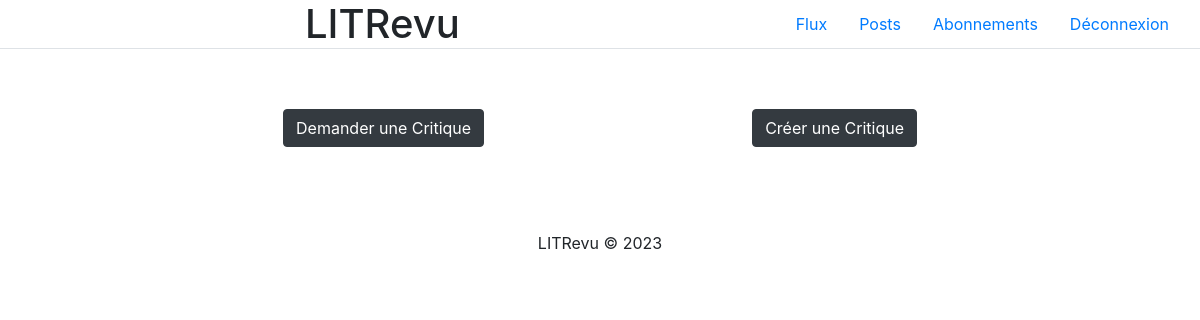
/flux/ (signed in), run on an earlier commit of the app's database.
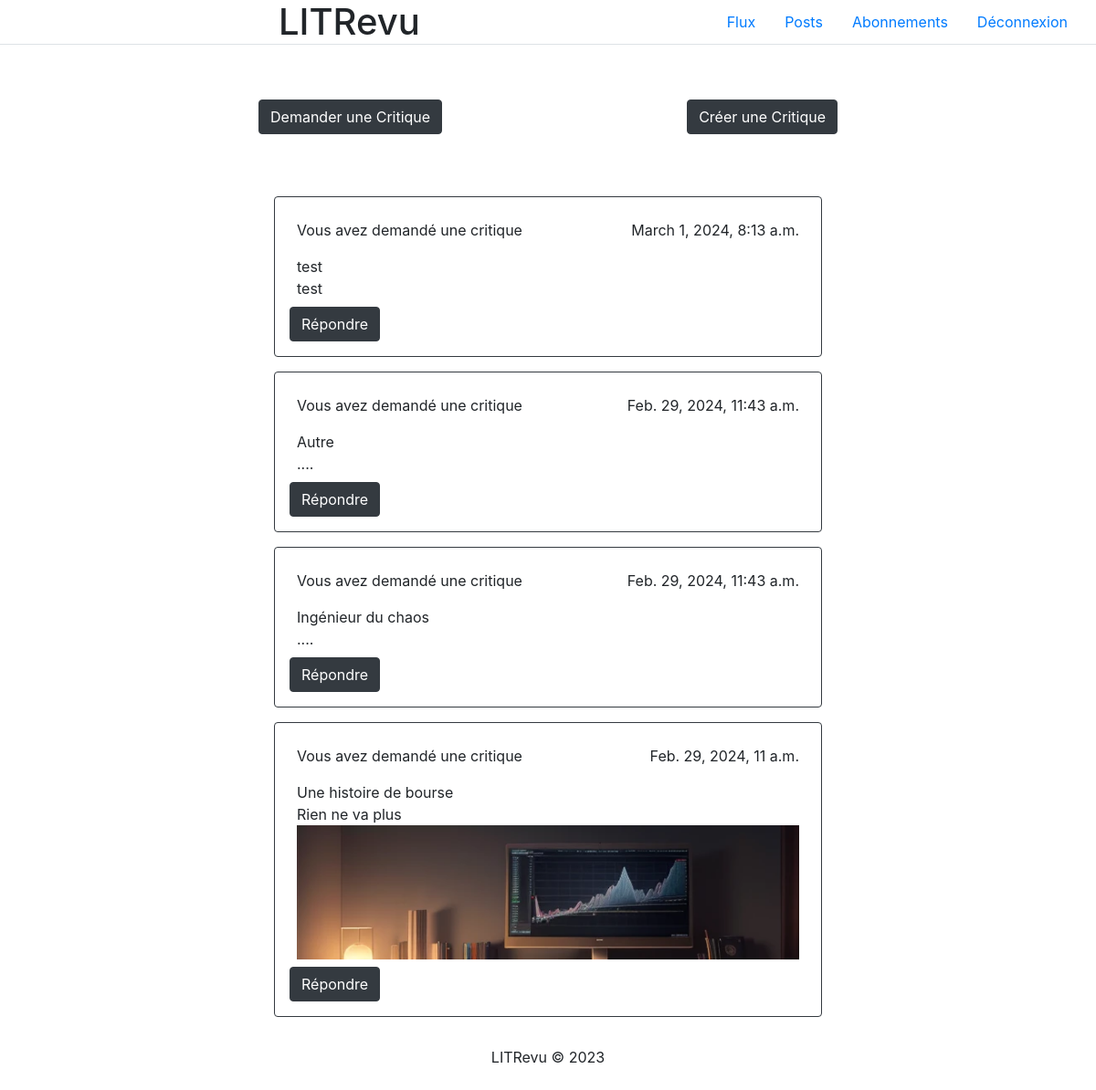
And on a later commit of the database.
### LITReview/models.py (models this page shows)
class Ticket(models.Model):
    title = models.CharField(max_length=128)
    description = models.TextField(max_length=2048)
    user = models.ForeignKey(User, on_delete=models.CASCADE)
    images = models.ImageField(null=True, blank=True, upload_to='images/')
    time_created = models.DateTimeField(auto_now_add=True)

### LITReview/views.py (the view, shortened to what this page needs)
# urls.py: path('flux/', views.Flux.as_view(), name='flux'),
class Flux(LoginRequiredMixin, View):
    login_url = '/'
    def get(self, request):
        user_follows = UserFollows.objects.filter(user=request.user)
        user_tickets = Ticket.objects.filter(Q(user=request.user) | Q(user__followed_by__user=request.user))
        user_reviews = Review.objects.filter(Q(user=request.user) | Q(user__followed_by__user=request.user))
        ticket_critique = []
        ticket_only = []
        Ticket.objects.all().annotate(
            is_associated=Exists(Review.objects.filter(ticket=OuterRef('pk')))
        )
        for ticket in user_tickets:
            if not Review.objects.filter(ticket=ticket):
                ticket_only.append(ticket)
            else:
                ticket_critique.append(Review.objects.get(ticket=ticket))
        for ticket in ticket_only:
            ticket.type = "ticket"
        for review in ticket_critique:
            review.type = "ticket_critique"
        flux = list(ticket_only) + list(ticket_critique)
        flux.sort(key=lambda x: x.time_created, reverse=True)
        return render(request, 'LITReview/flux.html', {'flux': flux})

### LITReview/templates/LITReview/flux.html (shortened to what this page needs)
<!DOCTYPE html>
<html lang="en">
    {% include 'LITReview/partials/head.html' %}
<body>
    {% include 'LITReview/partials/header.html' %}
    <div class="container-fluid d-flex" style="justify-content: space-evenly; margin-block: 5%;">
        <div class="proposition">
            <button type="button" class="btn btn-dark">
                <a href="{% url 'demande_critique' %}" class="text-white">Demander une Critique</a>
            </button>
        </div>
        <div class="demande">
            <button type="button" class="btn btn-dark">
                <a href="{% url 'demande_ticket' %}" class="text-white">Créer une Critique</a>
            </button>
        </div>
    </div>
    <div class="flux d-flex flex-column align-items-center">
        {% for item in flux %}
            {% if item.type == "ticket" %}
                <div class="publication border border-dark rounded p-3 w-50 m-2">
                    <div class="publication-user d-flex justify-content-between  p-2">
                        <span>{% if item.user == user %}Vous avez demandé une critique{% else %}{{ item.user }} a demandé une critique{% endif %}</span>
                        <span>{{ item.time_created }}</span>
                    </div>
                    <div class="publication-content  p-2">
                        <div>{{ item.title }}</div>
                        <div>{{ item.description }}</div>
                        {% if item.images %}
                            <img src="{{ item.images.url }}" alt="Image du ticket" class="img-fluid">
                        {% endif %}
                    </div>
                    {% if not item.is_associated %}
                        <button type="button" class="btn btn-dark">
                            <a href="{% url 'reponse_ticket' item.id %}" class="text-white">Répondre</a>
                        </button>
                    {% endif %}
                </div>
            {% endif %}
        {% endfor %}
    </div>
    {% include 'LITReview/partials/footer.html' %}
</body>
</html>

### LITReview/templates/LITReview/partials/head.html (shortened to what this page needs)
<head>
    <link rel="stylesheet" href="https://cdn.jsdelivr.net/npm/bootstrap@4.3.1/dist/css/bootstrap.min.css">
    {% load static %}
    <link rel="stylesheet" href="{% static 'LITReview/style.css' %}">
    <link rel="stylesheet" href="https://cdnjs.cloudflare.com/ajax/libs/font-awesome/6.5.1/css/all.min.css" />
</head>

### LITReview/templates/LITReview/partials/header.html
<header class="header container-fluid  border-bottom">
    <div class="row align-items-center">
        <h1 class="col text-center mb-0">LITRevu</h1>
        <nav class="col-auto">
            <ul class="nav">
                <li class="nav-item"><a class="nav-link" href="{% url 'flux' %}">Flux</a></li>
                <li class="nav-item"><a class="nav-link" href="{% url 'posts' %}">Posts</a></li>
                <li class="nav-item"><a class="nav-link" href="{% url 'abonnements' %}">Abonnements</a></li>
                <li class="nav-item"><a class="nav-link" href="{% url 'logout' %}">Déconnexion</a></li>
            </ul>
        </nav>
    </div>
</header>

### LITReview/templates/LITReview/partials/footer.html
<footer class="footer container-fluid">
    <p class="text-center m-4">LITRevu &copy; 2023</p>
</footer>

What changed in the data, as far as the page shows it:
added Ticket: shows "Vous avez demandé une critique", time_created "March 1, 2024, 8:13 a.m.", title "test", description "test"
added Ticket: shows "Vous avez demandé une critique", time_created "Feb. 29, 2024, 11:43 a.m.", title "Autre", description "...."
added Ticket: shows "Vous avez demandé une critique", time_created "Feb. 29, 2024, 11:43 a.m.", title "Ingénieur du chaos", description "...."
added Ticket: shows "Vous avez demandé une critique", time_created "Feb. 29, 2024, 11 a.m.", title "Une histoire de bourse", description "Rien ne va plus", images (picture)
